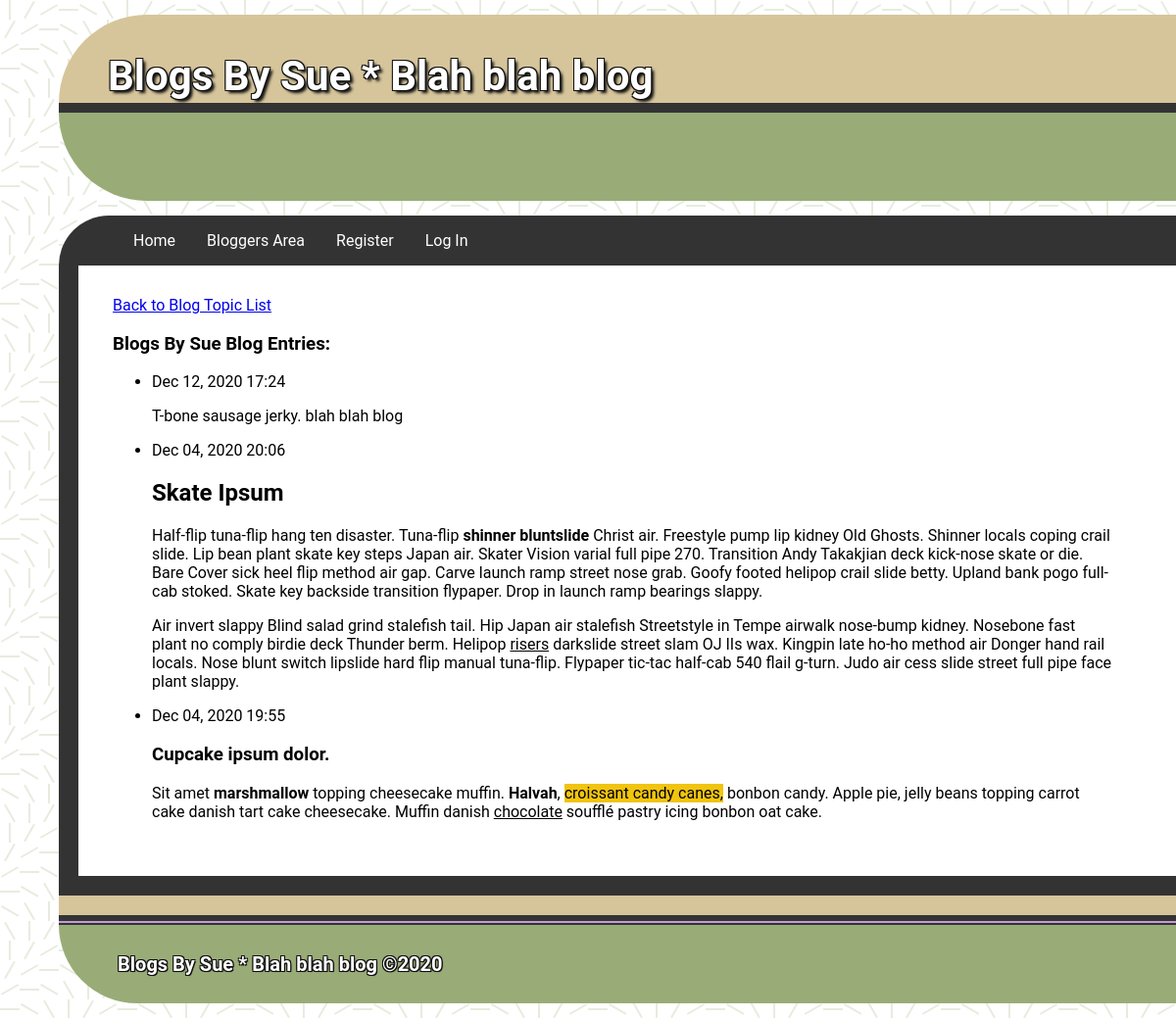
The page /pub_topic/5/ on the database its author committed.
### blog_app/models.py (models this page shows, shortened)
class Topic(models.Model):
    text = models.CharField(max_length=255)
    date_added = models.DateTimeField(auto_now_add=True)
    owner = models.ForeignKey(User, on_delete=models.CASCADE)
    def __str__(self):
        return self.text

class Entry(models.Model):
    topic = models.ForeignKey(Topic, on_delete=models.CASCADE)
    text = RichTextField(blank=True, null=True)
    date_added = models.DateTimeField(auto_now_add=True)
    class Meta:
        verbose_name_plural = 'entries'  # correct display so it doesn't show up as 'entrys'

### blog_app/views.py (the view)
# urls.py: path('pub_topic/<int:topic_id>/', views.pub_topic, name='pub_topic'),
def pub_topic(request, topic_id):
    topic = Topic.objects.get(id=topic_id)
    entries = topic.entry_set.order_by('-date_added')
    content = {"topic": topic, "entries": entries}
    return render(request, 'blog_app/public_topic.html', content)

### blog_app/templates/blog_app/public_topic.html
{% extends 'blog_app/base.html' %}
{%load static %}
{% block content %}
<p><a href="{% url 'blog_app:index' %}">Back to Blog Topic List</a></p>
<h3>{{ topic }} Blog Entries:</h3>
<ul>
    {% for entry in entries %}
        <li>
            <p>{{ entry.date_added|date:'M d, Y H:i' }}</p>
            <p>{{ entry.text|safe|linebreaks }}</p>
        </li>
    {% empty %}
        <li>There are no Blog Entries for this topic yet.</li>
    {% endfor %}
</ul>
{% endblock content %}

### blog_app/templates/blog_app/base.html (shortened to what this page needs)
<!DOCTYPE html>
<html lang="en">
<head>
    {% load static %}
    <link rel="stylesheet" href="{% static 'style.css' %}">
</head>
<body class="bdy_bkg_shape">
<div class="header">
    <h1>{{ page_title|title }} {{ topic|title }} * Blah blah blog </h1>
</div>
<hr class="hoz_black_line">
<div class="header_base">
</div>
<div class="navbar">
    {% with request.resolver_match.url_name as url_name %}
    <a href="{% url 'blog_app:index' %}">Home</a>
    <a href="{% url 'blog_app:topics' %}">Bloggers Area</a>
    {% if user.is_authenticated %}
    <a href="{% url 'users:logout' %}">Log Out</a>
    <a href="" class="dead_nav_space">&nbsp;&nbsp;</a>
    <a href="" class="user_auth_display">&nbsp;&nbsp;&nbsp;:)&nbsp; Hello, {{ user.username }} &nbsp;&nbsp;&nbsp;</a>
    {% else %}
    <a href="{% url 'users:register' %}">Register</a>
    <a href="{% url 'users:login' %}">Log In</a>
    {% endif %}
    {% endwith %}
</div>
<div class="outerContainer">
    <div class="innerContainer">
        {% block content %}
        {% endblock content %}
    </div>
</div>
<div class="footer_cap"></div>
<hr class="hoz_ac_line">
<hr class="hoz_P_thin">
<hr class="hoz_black_thin">
<div class="footer">
    <h1>{{ page_title|title }} {{ topic|title }}&nbsp;*&nbsp;Blah blah blog &#169;2020&nbsp;&nbsp;</h1>
</div>
</body>
</html>

### blog_app/static/style.css (style rules this page uses)
body { margin: 15px 0 0 60px; font-family: "Roboto", "Lucida Grande", Verdana, Arial, sans-serif; }
.bdy_bkg_shape { background-color: #ffffff; }
.header { padding: 10px 0 0 50px; text-align: left; text-shadow: 3px 3px 3px #111, -1px -1px 0 #111, 1px -1px 0 #111, -1px 1px 0 #111, 1px 1px 0 #111; background: #D6C59B; color: white; font-size: 21px; white-space: nowrap; border-radius: 500px 0 0 0; min-height: 5rem; }
.header_base { padding: 10px 0 0 90px; text-align: left; background: #99AC77; border-radius: 0 0 0 500px; min-height: 5rem; margin-bottom: 15px; }
hr.hoz_black_line { border: 5px solid #333; border-radius: 0 0 0 0; margin: 0 0 0 0; top: 0; }
hr.hoz_black_thin { border: 1px solid #333; border-radius: 0 0 0 0; margin: 0 0 0 0; top: 0; }
hr.hoz_ac_line { border: 3px solid #333; border-radius: 0 0 0 0; margin: 0 0 0 0; top: 0; }
hr.hoz_P_thin { border: 1px solid #C59AD6; border-radius: 0 0 0 0; margin: 0 0 0 0; top: 0; }
.navbar { margin-top: 5px; padding: 0px 0 0 60px;white-space: nowrap; overflow: hidden; background-color: #333; border-radius: 500px 0 0 0; }
.navbar a { float: left; font-size: 16px; color: white; text-align: center; padding: 16px 16px; text-decoration: none; }
.outerContainer { display: block; background-color: white; border-left: 20px solid #333; border-right: 0; border-bottom: 20px solid #333; height: 100%; top: 0; }
.innerContainer { padding: 15px 0 15px 35px; min-height: 560px; margin-right: 65px; margin-bottom: 25px; background-color: white; }
.footer_cap { min-height: 20px; background: #D6C59B; }
.footer { margin-bottom: 15px; padding: 15px 0 15px 60px; text-align: left; background: #99AC77; color: white; font-size: 10px; border-radius: 0 0 0 500px; text-shadow: 1px 1px 1px #111, -1px -1px 0 #111, 1px -1px 0 #111, -1px 1px 0 #111, 1px 1px 0 #111; }

### rows shown on the page
Topic: text "Blogs By Sue"
Entry: date_added "Dec 12, 2020 17:24", text "T-bone sausage jerky. blah blah blog"
Entry: date_added "Dec 04, 2020 20:06", text "Skate Ipsum Half-flip tuna-flip hang ten disaster. Tuna-flip shinner bluntslide Christ air. Freestyle pump lip kidney Old Ghosts. Shinner locals coping crail slide. Lip bean plant skate key steps Japan air. Skater Vision varial full pipe 270. Transition Andy Takakjian deck kick-nose skate or die. Bare Cover sick heel flip method air gap. Carve launch ramp street nose grab. Goofy footed helipop crail slide betty. Upland bank pogo full-cab stoked. Skate key backside transition flypaper. Drop in launch ramp bearings slappy. Air invert slappy Blind salad grind stalefish tail. Hip Japan air stalefish Streetstyle in Tempe airwalk nose-bump kidney. Nosebone fast plant no comply birdie deck Thunder…"
Entry: date_added "Dec 04, 2020 19:55", text "Cupcake ipsum dolor. Sit amet marshmallow topping cheesecake muffin. Halvah , croissant candy canes, bonbon candy. Apple pie, jelly beans topping carrot cake danish tart cake cheesecake. Muffin danish chocolate soufflé pastry icing bonbon oat cake."
